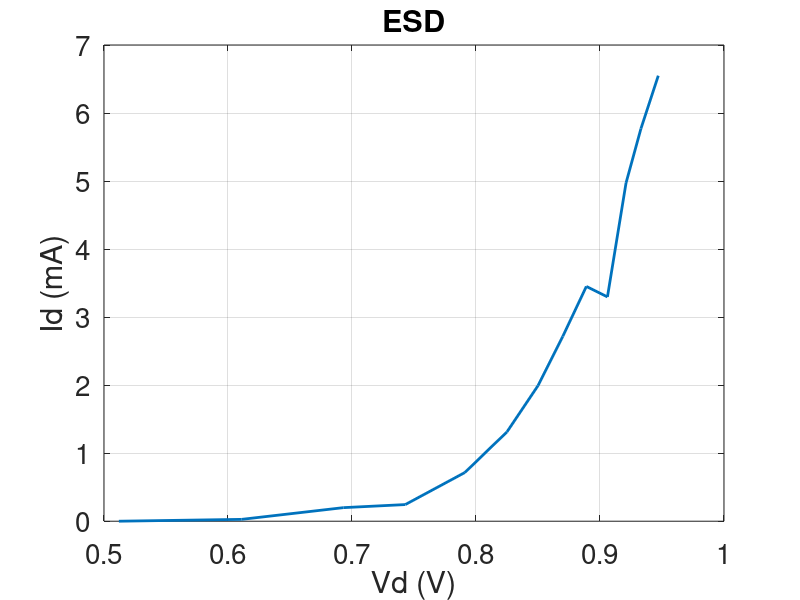

Source code (MATLAB):
%% I-V Characterization of the ESD diodes 

Vpiezo_esd = [1.542 1.641 1.723 1.773 1.821 1.855 1.88 1.9 1.919 1.936 1.951 1.963 1.977];
Vin_esd = [1.542 1.644 1.745 1.8 1.9 2 2.1 2.2 2.3 2.3 2.5 2.6 2.7];
Vrect_esd = 1.03;
Vd_esd = Vpiezo_esd - Vrect_esd;
Res = 110.4;
Iin_esd = (Vin_esd - Vpiezo_esd)/Res;


figure()
plot(Vd_esd ,Iin_esd*1e3,'LineWidth',2);xlabel("Vd (V)", 'FontSize', 25);ylabel("Id (mA)",'FontSize', 25);title("ESD")
set(gca,'FontSize',20)
grid on